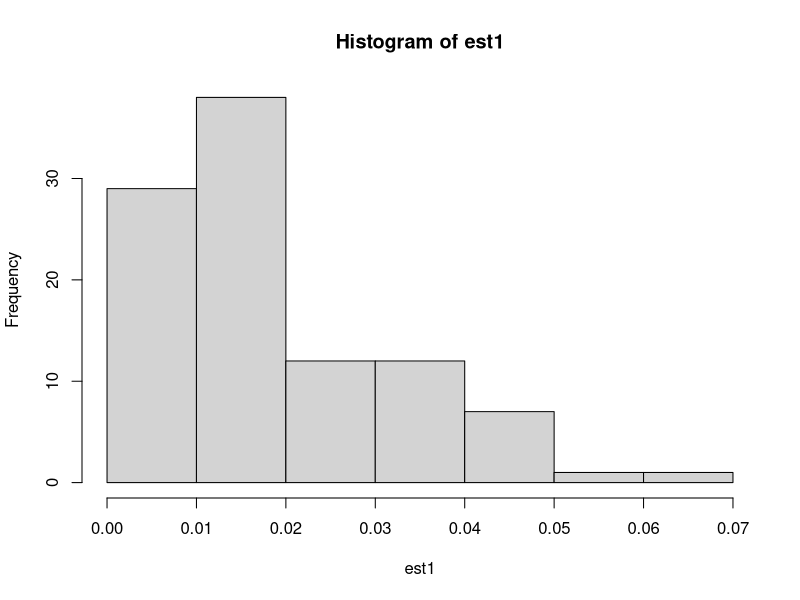
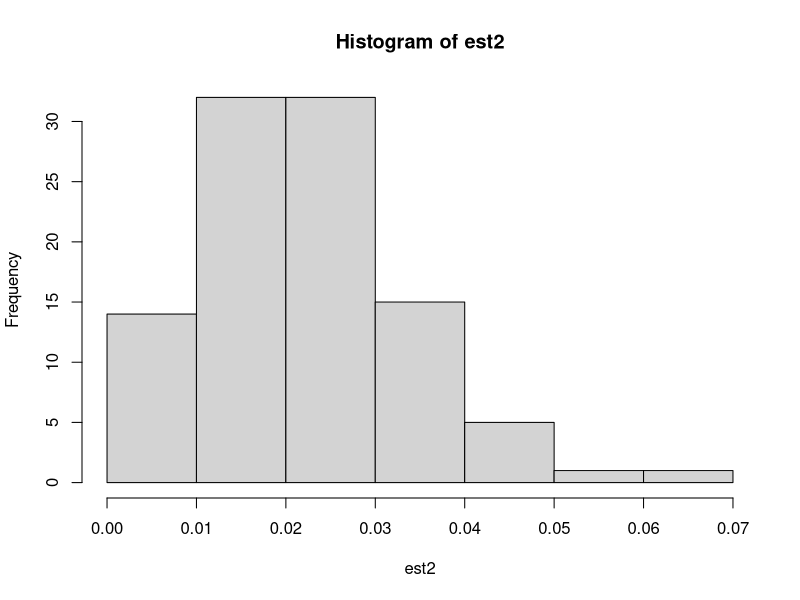

R code for these plots, in order:



est1 <- numeric(100)
for ( i in 1:100){
    x <- rnorm(100)
    est1[i] <- mean(x>2)
}
hist(est1)
mean(est1)
var(est1)


est2<- numeric(100)
for ( i in 1:100){
    x <- rcauchy(100)
    w <- dnorm(x)/dcauchy(x)
    est2[i] <- sum((x>2)*w)/sum(w)
}
hist(est2)
mean(est2)
var(est2)
